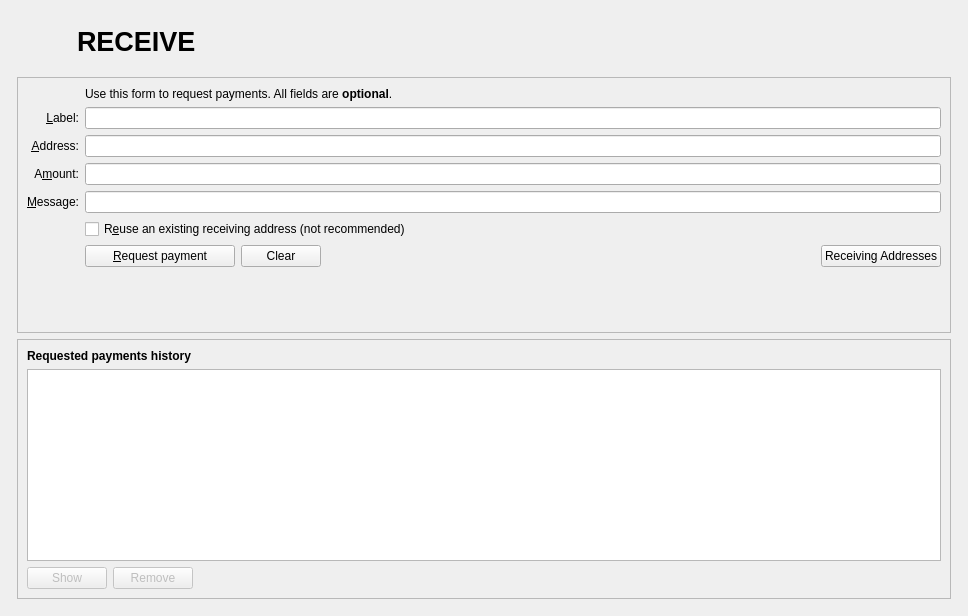
<?xml version="1.0" encoding="UTF-8"?>
<ui version="4.0">
 <class>ReceiveCoinsDialog</class>
 <widget class="QWidget" name="ReceiveCoinsDialog">
  <property name="geometry">
   <rect>
    <x>0</x>
    <y>0</y>
    <width>968</width>
    <height>616</height>
   </rect>
  </property>
  <layout class="QVBoxLayout" name="verticalLayout" stretch="0">
   <item>
    <layout class="QVBoxLayout" name="verticalLayout_Master" stretch="0,1">
     <property name="spacing">
      <number>0</number>
     </property>
     <item>
      <widget class="QFrame" name="frame_Header">
       <layout class="QVBoxLayout" name="verticalLayout_8">
        <property name="leftMargin">
         <number>0</number>
        </property>
        <property name="topMargin">
         <number>0</number>
        </property>
        <property name="rightMargin">
         <number>0</number>
        </property>
        <property name="bottomMargin">
         <number>0</number>
        </property>
        <item>
         <layout class="QHBoxLayout" name="horizontalLayout_Header" stretch="0,1,0">
          <item>
           <widget class="QLabel" name="labelOverviewHeaderRight">
            <property name="minimumSize">
             <size>
              <width>60</width>
              <height>60</height>
             </size>
            </property>
            <property name="maximumSize">
             <size>
              <width>60</width>
              <height>60</height>
             </size>
            </property>
            <property name="font">
             <font>
              <pointsize>14</pointsize>
             </font>
            </property>
            <property name="text">
             <string/>
            </property>
            <property name="alignment">
             <set>Qt::AlignRight|Qt::AlignTrailing|Qt::AlignVCenter</set>
            </property>
           </widget>
          </item>
          <item>
           <widget class="QLabel" name="labelOverviewHeaderLeft">
            <property name="minimumSize">
             <size>
              <width>464</width>
              <height>60</height>
             </size>
            </property>
            <property name="maximumSize">
             <size>
              <width>16777215</width>
              <height>60</height>
             </size>
            </property>
            <property name="font">
             <font>
              <pointsize>20</pointsize>
              <weight>75</weight>
              <bold>true</bold>
             </font>
            </property>
            <property name="text">
             <string>RECEIVE</string>
            </property>
           </widget>
          </item>
          <item>
           <spacer name="horizontalSpacer_3">
            <property name="orientation">
             <enum>Qt::Horizontal</enum>
            </property>
            <property name="sizeHint" stdset="0">
             <size>
              <width>40</width>
              <height>20</height>
             </size>
            </property>
           </spacer>
          </item>
         </layout>
        </item>
       </layout>
      </widget>
     </item>
     <item>
      <widget class="QFrame" name="frame_BG">
       <layout class="QVBoxLayout" name="verticalLayout_5">
        <property name="leftMargin">
         <number>6</number>
        </property>
        <property name="topMargin">
         <number>6</number>
        </property>
        <property name="rightMargin">
         <number>6</number>
        </property>
        <property name="bottomMargin">
         <number>6</number>
        </property>
        <item>
         <widget class="QFrame" name="frame2">
          <property name="sizePolicy">
           <sizepolicy hsizetype="Preferred" vsizetype="Expanding">
            <horstretch>0</horstretch>
            <verstretch>0</verstretch>
           </sizepolicy>
          </property>
          <property name="frameShape">
           <enum>QFrame::StyledPanel</enum>
          </property>
          <property name="frameShadow">
           <enum>QFrame::Sunken</enum>
          </property>
          <layout class="QVBoxLayout" name="verticalLayout_3">
           <item>
            <layout class="QGridLayout" name="gridLayout">
             <item row="2" column="2">
              <widget class="QLabel" name="label_5">
               <property name="text">
                <string>Use this form to request payments. All fields are &lt;b&gt;optional&lt;/b&gt;.</string>
               </property>
              </widget>
             </item>
             <item row="4" column="0">
              <widget class="QLabel" name="label_2">
               <property name="toolTip">
                <string>An optional label to associate with the new receiving address.</string>
               </property>
               <property name="text">
                <string>&amp;Label:</string>
               </property>
               <property name="alignment">
                <set>Qt::AlignRight|Qt::AlignTrailing|Qt::AlignVCenter</set>
               </property>
               <property name="buddy">
                <cstring>reqLabel</cstring>
               </property>
              </widget>
             </item>
             <item row="4" column="2">
              <widget class="QLineEdit" name="reqLabel">
               <property name="toolTip">
                <string>An optional label to associate with the new receiving address.</string>
               </property>
              </widget>
             </item>
             <item row="5" column="0">
              <widget class="QLabel" name="label">
               <property name="toolTip">
                <string>Your receiving address. You can copy and use it to receive coins on this wallet. A new one will be generated once it is used.</string>
               </property>
               <property name="text">
                <string>&amp;Address:</string>
               </property>
               <property name="alignment">
                <set>Qt::AlignRight|Qt::AlignTrailing|Qt::AlignVCenter</set>
               </property>
               <property name="buddy">
                <cstring>reqAddress</cstring>
               </property>
              </widget>
             </item>
             <item row="5" column="2">
              <widget class="QLineEdit" name="reqAddress">
               <property name="minimumSize">
                <size>
                 <width>80</width>
                 <height>0</height>
                </size>
               </property>
               <property name="toolTip">
                <string>Your receiving address. You can copy and use it to receive coins on this wallet. A new one will be generated once it is used.</string>
               </property>
               <property name="readOnly">
                <bool>true</bool>
               </property>
              </widget>
             </item>
             <item row="6" column="0">
              <widget class="QLabel" name="label">
               <property name="toolTip">
                <string>An optional amount to request. Leave this empty or zero to not request a specific amount.</string>
               </property>
               <property name="text">
                <string>A&amp;mount:</string>
               </property>
               <property name="alignment">
                <set>Qt::AlignRight|Qt::AlignTrailing|Qt::AlignVCenter</set>
               </property>
               <property name="buddy">
                <cstring>reqAmount</cstring>
               </property>
              </widget>
             </item>
             <item row="6" column="2">
              <widget class="BitcoinAmountField" name="reqAmount">
               <property name="minimumSize">
                <size>
                 <width>80</width>
                 <height>0</height>
                </size>
               </property>
               <property name="toolTip">
                <string>An optional amount to request. Leave this empty or zero to not request a specific amount.</string>
               </property>
              </widget>
             </item>
             <item row="7" column="0">
              <widget class="QLabel" name="label_3">
               <property name="toolTip">
                <string>An optional message to attach to the payment request, which will be displayed when the request is opened. Note: The message will not be sent with the payment over the HLF network.</string>
               </property>
               <property name="text">
                <string>&amp;Message:</string>
               </property>
               <property name="alignment">
                <set>Qt::AlignRight|Qt::AlignTrailing|Qt::AlignVCenter</set>
               </property>
               <property name="buddy">
                <cstring>reqMessage</cstring>
               </property>
              </widget>
             </item>
             <item row="7" column="2">
              <widget class="QLineEdit" name="reqMessage">
               <property name="toolTip">
                <string>An optional message to attach to the payment request, which will be displayed when the request is opened.&lt;br&gt;Note: The message will not be sent with the payment over the HLF network.</string>
               </property>
              </widget>
             </item>
             <item row="8" column="0">
              <widget class="QLabel" name="label_4">
               <property name="text">
                <string/>
               </property>
              </widget>
             </item>
             <item row="8" column="2">
              <widget class="QCheckBox" name="reuseAddress">
               <property name="toolTip">
                <string>Reuse one of the previously used receiving addresses.&lt;br&gt;Reusing addresses has security and privacy issues.&lt;br&gt;Do not use this unless re-generating a payment request made before.</string>
               </property>
               <property name="text">
                <string>R&amp;euse an existing receiving address (not recommended)</string>
               </property>
              </widget>
             </item>
             <item row="9" column="0">
              <widget class="QLabel" name="label_7">
               <property name="text">
                <string/>
               </property>
              </widget>
             </item>
             <item row="9" column="2">
              <layout class="QHBoxLayout" name="horizontalLayout">
               <item>
                <widget class="QPushButton" name="receiveButton">
                 <property name="minimumSize">
                  <size>
                   <width>150</width>
                   <height>0</height>
                  </size>
                 </property>
                 <property name="text">
                  <string>&amp;Request payment</string>
                 </property>
                 <property name="icon">
                  <iconset resource="../happyleaf.qrc">
                   <normaloff>:/icons/receiving_addresses</normaloff>:/icons/receiving_addresses</iconset>
                 </property>
                </widget>
               </item>
               <item>
                <widget class="QPushButton" name="clearButton">
                 <property name="sizePolicy">
                  <sizepolicy hsizetype="Minimum" vsizetype="Fixed">
                   <horstretch>0</horstretch>
                   <verstretch>0</verstretch>
                  </sizepolicy>
                 </property>
                 <property name="toolTip">
                  <string>Clear all fields of the form.</string>
                 </property>
                 <property name="text">
                  <string>Clear</string>
                 </property>
                 <property name="icon">
                  <iconset resource="../happyleaf.qrc">
                   <normaloff>:/icons/remove</normaloff>:/icons/remove</iconset>
                 </property>
                 <property name="autoDefault">
                  <bool>false</bool>
                 </property>
                </widget>
               </item>
               <item>
                <spacer name="horizontalSpacer">
                 <property name="orientation">
                  <enum>Qt::Horizontal</enum>
                 </property>
                 <property name="sizeHint" stdset="0">
                  <size>
                   <width>40</width>
                   <height>20</height>
                  </size>
                 </property>
                </spacer>
               </item>
               <item>
                <widget class="QPushButton" name="receivingAddressesButton">
                 <property name="text">
                  <string>Receiving Addresses</string>
                 </property>
                 <property name="icon">
                  <iconset resource="../happyleaf.qrc">
                   <normaloff>:/icons/address-book</normaloff>:/icons/address-book</iconset>
                 </property>
                 <property name="autoDefault">
                  <bool>false</bool>
                 </property>
                </widget>
               </item>
              </layout>
             </item>
             <item row="10" column="2">
              <spacer name="verticalSpacer">
               <property name="orientation">
                <enum>Qt::Vertical</enum>
               </property>
               <property name="sizeHint" stdset="0">
                <size>
                 <width>20</width>
                 <height>40</height>
                </size>
               </property>
              </spacer>
             </item>
            </layout>
           </item>
          </layout>
         </widget>
        </item>
        <item>
         <widget class="QFrame" name="frame">
          <property name="sizePolicy">
           <sizepolicy hsizetype="Preferred" vsizetype="Expanding">
            <horstretch>0</horstretch>
            <verstretch>0</verstretch>
           </sizepolicy>
          </property>
          <property name="frameShape">
           <enum>QFrame::StyledPanel</enum>
          </property>
          <property name="frameShadow">
           <enum>QFrame::Raised</enum>
          </property>
          <layout class="QVBoxLayout" name="verticalLayout_2">
           <item>
            <widget class="QLabel" name="label_6">
             <property name="font">
              <font>
               <weight>75</weight>
               <bold>true</bold>
              </font>
             </property>
             <property name="text">
              <string>Requested payments history</string>
             </property>
            </widget>
           </item>
           <item>
            <widget class="QTableView" name="recentRequestsView">
             <property name="palette">
              <palette>
               <active>
                <colorrole role="Text">
                 <brush brushstyle="SolidPattern">
                  <color alpha="255">
                   <red>51</red>
                   <green>51</green>
                   <blue>51</blue>
                  </color>
                 </brush>
                </colorrole>
               </active>
               <inactive>
                <colorrole role="Text">
                 <brush brushstyle="SolidPattern">
                  <color alpha="255">
                   <red>51</red>
                   <green>51</green>
                   <blue>51</blue>
                  </color>
                 </brush>
                </colorrole>
               </inactive>
               <disabled>
                <colorrole role="Text">
                 <brush brushstyle="SolidPattern">
                  <color alpha="255">
                   <red>85</red>
                   <green>85</green>
                   <blue>85</blue>
                  </color>
                 </brush>
                </colorrole>
               </disabled>
              </palette>
             </property>
             <property name="contextMenuPolicy">
              <enum>Qt::CustomContextMenu</enum>
             </property>
             <property name="tabKeyNavigation">
              <bool>false</bool>
             </property>
             <property name="sortingEnabled">
              <bool>true</bool>
             </property>
            </widget>
           </item>
           <item>
            <layout class="QHBoxLayout" name="horizontalLayout_2">
             <item>
              <widget class="QPushButton" name="showRequestButton">
               <property name="enabled">
                <bool>false</bool>
               </property>
               <property name="toolTip">
                <string>Show the selected request (does the same as double clicking an entry)</string>
               </property>
               <property name="text">
                <string>Show</string>
               </property>
               <property name="icon">
                <iconset resource="../happyleaf.qrc">
                 <normaloff>:/icons/edit</normaloff>:/icons/edit</iconset>
               </property>
               <property name="autoDefault">
                <bool>false</bool>
               </property>
              </widget>
             </item>
             <item>
              <widget class="QPushButton" name="removeRequestButton">
               <property name="enabled">
                <bool>false</bool>
               </property>
               <property name="toolTip">
                <string>Remove the selected entries from the list</string>
               </property>
               <property name="text">
                <string>Remove</string>
               </property>
               <property name="icon">
                <iconset resource="../happyleaf.qrc">
                 <normaloff>:/icons/remove</normaloff>:/icons/remove</iconset>
               </property>
               <property name="autoDefault">
                <bool>false</bool>
               </property>
              </widget>
             </item>
             <item>
              <spacer name="horizontalSpacer_2">
               <property name="orientation">
                <enum>Qt::Horizontal</enum>
               </property>
               <property name="sizeHint" stdset="0">
                <size>
                 <width>40</width>
                 <height>20</height>
                </size>
               </property>
              </spacer>
             </item>
            </layout>
           </item>
          </layout>
         </widget>
        </item>
       </layout>
      </widget>
     </item>
    </layout>
   </item>
  </layout>
 </widget>
 <customwidgets>
  <customwidget>
   <class>BitcoinAmountField</class>
   <extends>QLineEdit</extends>
   <header>bitcoinamountfield.h</header>
   <container>1</container>
  </customwidget>
 </customwidgets>
 <tabstops>
  <tabstop>reqLabel</tabstop>
  <tabstop>reqAddress</tabstop>
  <tabstop>reqAmount</tabstop>
  <tabstop>reqMessage</tabstop>
  <tabstop>reuseAddress</tabstop>
  <tabstop>receiveButton</tabstop>
  <tabstop>clearButton</tabstop>
  <tabstop>recentRequestsView</tabstop>
  <tabstop>showRequestButton</tabstop>
  <tabstop>removeRequestButton</tabstop>
 </tabstops>
 <resources>
  <include location="../happyleaf.qrc"/>
 </resources>
 <connections/>
</ui>
